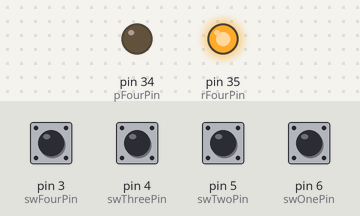
This sketch was run on a simulated Arduino Mega 2560, built with avr-gcc and run on an emulated ATmega2560. Parts: output pins drawn as LEDs (lit = HIGH). The inputs (shaded band) are chosen by the test bench; at power-on: pin 3 (swFourPin), pin 4 (swThreePin), pin 5 (swTwoPin), pin 6 (swOnePin) HIGH.

Above: at 4.1 s.
At 16.2 s:
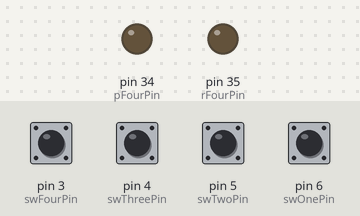
Timing chart, 0 to 17.7 s (numbered marks = the images above):
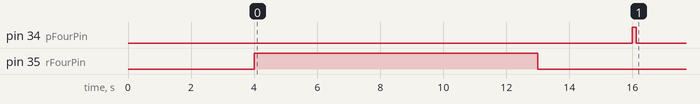

The sketch:

Relay_Testtwo.ino
```cpp
const int swOnePin = 6;
const int swTwoPin = 5;
const int swThreePin = 4;
const int swFourPin = 3;

const int pOnePin = 28; // LOW
const int pTwoPin = 30; // LOW
const int pThreePin = 32; // LOW
const int pFourPin = 34; // HIGH

const int rOnePin = 29; // LOW
const int rTwoPin = 31; // LOW
const int rThreePin = 33; // LOW
const int rFourPin = 35; //  HIGH

int swOneState = 1;
int swTwoState = 1;
int swThreeState = 1;
int swFourState = 1;

int oldSwOneState = 1;
int oldSwTwoState = 1;
int oldSwThreeState = 1;
int oldSwFourState = 1;

boolean recOne = false;
boolean recTwo = false;
boolean recThree = false;
boolean recFour = false;

void setup(){

  pinMode(swOnePin, INPUT_PULLUP);
  pinMode(swTwoPin, INPUT_PULLUP);
  pinMode(swThreePin, INPUT_PULLUP);
  pinMode(swFourPin, INPUT_PULLUP);

  //  pinMode(pOnePin, OUTPUT);
  //  digitalWrite(pOnePin, HIGH);// LOW
  //  pinMode(pTwoPin, OUTPUT);
  //  digitalWrite(pTwoPin, HIGH);// LOW
  //  pinMode(pThreePin, OUTPUT);
  //  digitalWrite(pThreePin, HIGH);// LOW
  pinMode(pFourPin, OUTPUT);
  digitalWrite(pFourPin, LOW);// HIGH
  //
  //  pinMode(rOnePin, OUTPUT);
  //  digitalWrite(rOnePin, HIGH);// LOW
  //  pinMode(rTwoPin, OUTPUT);
  //  digitalWrite(rTwoPin, HIGH);// LOW
  //  pinMode(rThreePin, OUTPUT);
  //  digitalWrite(rThreePin, HIGH);// LOW
  pinMode(rFourPin, OUTPUT);
  digitalWrite(rFourPin, LOW);// HIGH
  //
  Serial.begin(9600);
  //  Serial3.begin(9600);
  //
  delay(4000);
  //
  digitalWrite(rFourPin, HIGH);
  delay(9000);
  digitalWrite(rFourPin, LOW);
  delay(3000);
  digitalWrite(pFourPin, HIGH);
  delay(120);
  digitalWrite(pFourPin, LOW);

  //  digitalWrite(rThreePin, LOW);
  //  delay(9000);
  //  digitalWrite(rThreePin, HIGH);
  //  delay(5000);
  //  digitalWrite(pThreePin, LOW);
  //  delay(120);
}


void loop(){
  swOneState = digitalRead(swOnePin);
  swTwoState = digitalRead(swTwoPin);
  swThreeState = digitalRead(swThreePin);
  swFourState = digitalRead(swFourPin);

  //  Serial.println("switch staetes");
  //  Serial.println(swOneState);
  //  Serial.println(swTwoState);
  //  Serial.println(swThreeState);
  //  Serial.println(swFourState);
  //  Serial.println("-----------");
  //  Serial.println();
}
```
